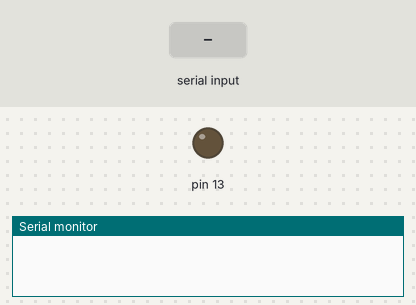
This sketch was run on a simulated Arduino Uno, built with avr-gcc and run on an emulated ATmega328P. Shown: output pins drawn as LEDs (lit = HIGH), the last lines printed to the serial monitor. The test bench sets the inputs (shaded band).

Above: at 1.2 s.
1.3 s: "1" received over Serial
At 2.3 s:
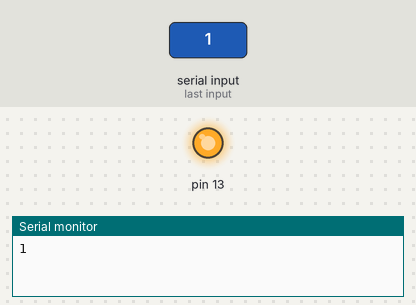
2.8 s: "0" received over Serial
At 3.5 s:
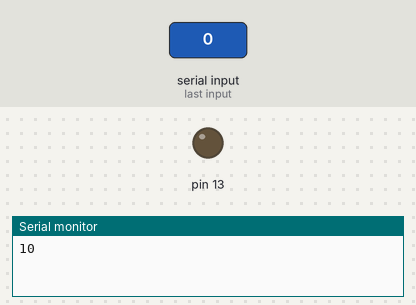
Timing chart, 0 to 5.8 s (numbered marks = the images above; inputs shaded):
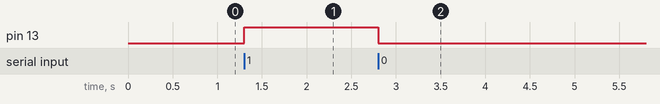

The sketch:

samson.ino
```cpp
char Incoming_value = 0;
void setup() {
  // put your setup code here, to run once:
Serial.begin(9600);
pinMode(13,OUTPUT);
}

void loop() {
  // put your main code here, to run repeatedly:
  if (Serial.available() > 0)
    {
      Incoming_value = Serial.read();
      Serial.print(Incoming_value);

      if (Incoming_value == '1')
        digitalWrite(13,HIGH);
      else if(Incoming_value == '0')
        digitalWrite(13,LOW);
    }
}
```

Measured:
- after the input at 1.3 s, pin 13: LOW → HIGH at once
- after the input at 2.8 s, pin 13: HIGH → LOW at once
